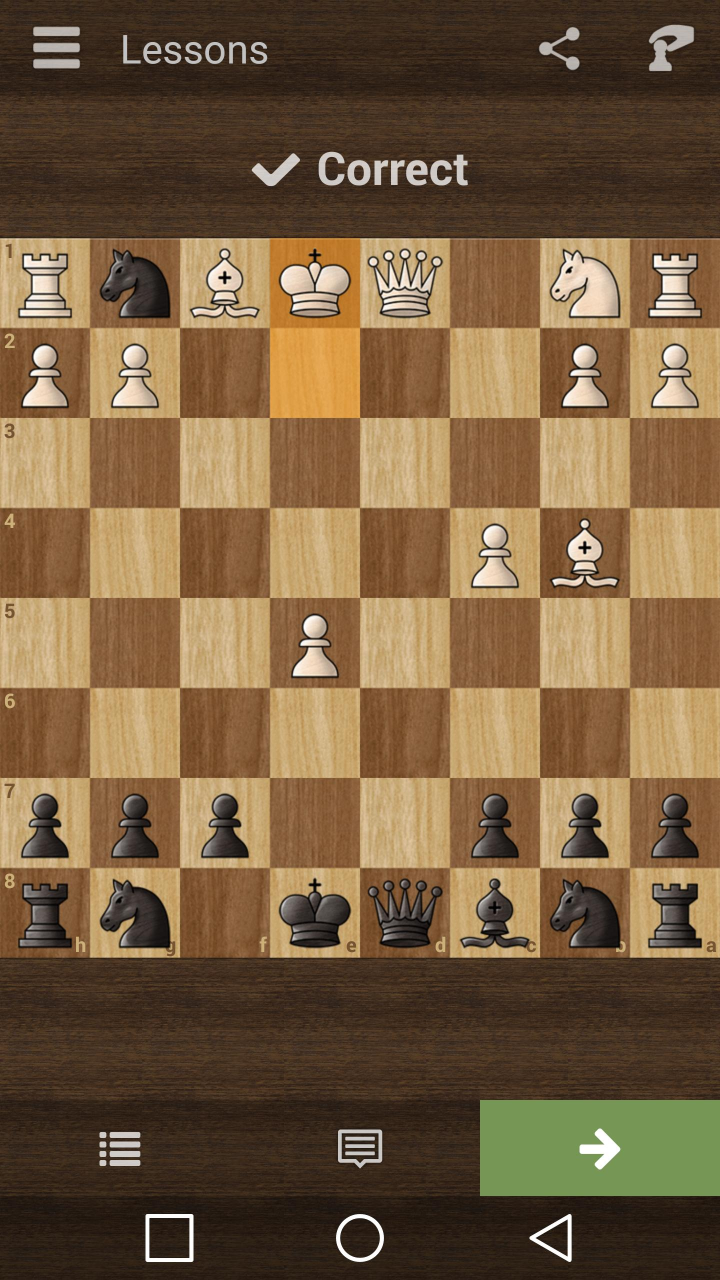
#> input picture images/board2.jpg, 1440 x 2560 px (shown at 1/2 size)
$ python board.py
#> lines starting #> are read from the running program, lines starting #| are printed output that depends on the picture; after the words box and inside, x2 and y2 are one past the last pixel; in counts of white or black regions, pixels touching at a corner belong together
import cv2
import numpy as np
from matplotlib import pyplot as plt

img = cv2.imread('images/board2.jpg',0)
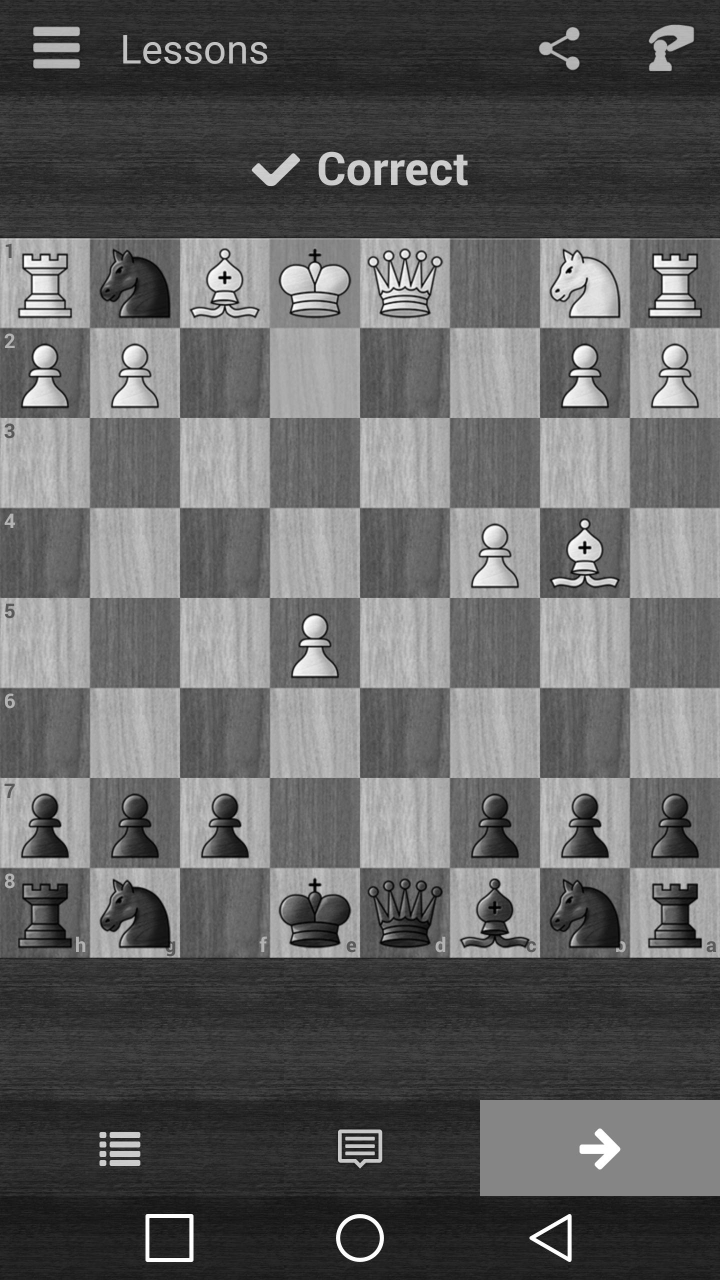
#> img: shape (2560, 1440) (shown at 1/2 size); min 0, max 255, mean 98.5
b_small = cv2.resize(img, (0,0), fx=0.5, fy=0.5)
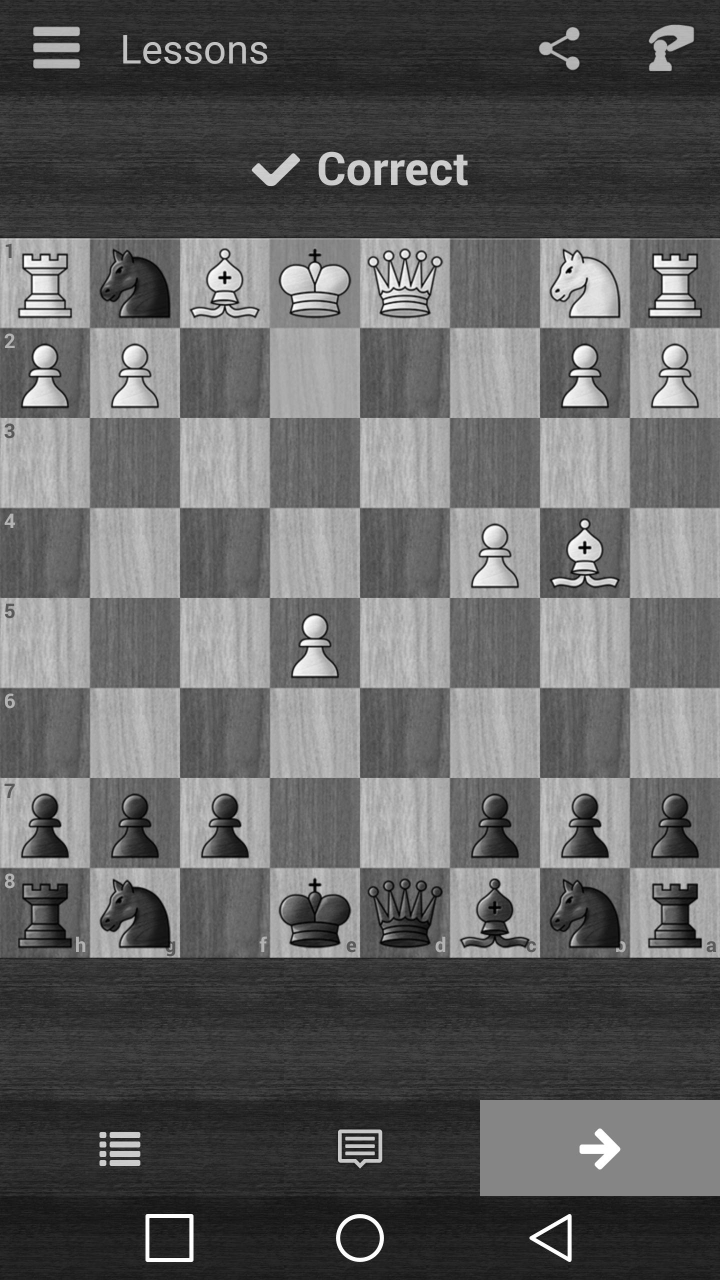
#> b_small: shape (1280, 720); min 0, max 255, mean 98.6
b_blured = cv2.bilateralFilter(b_small,9,75,75)
edges = cv2.Canny(b_small,100,200)
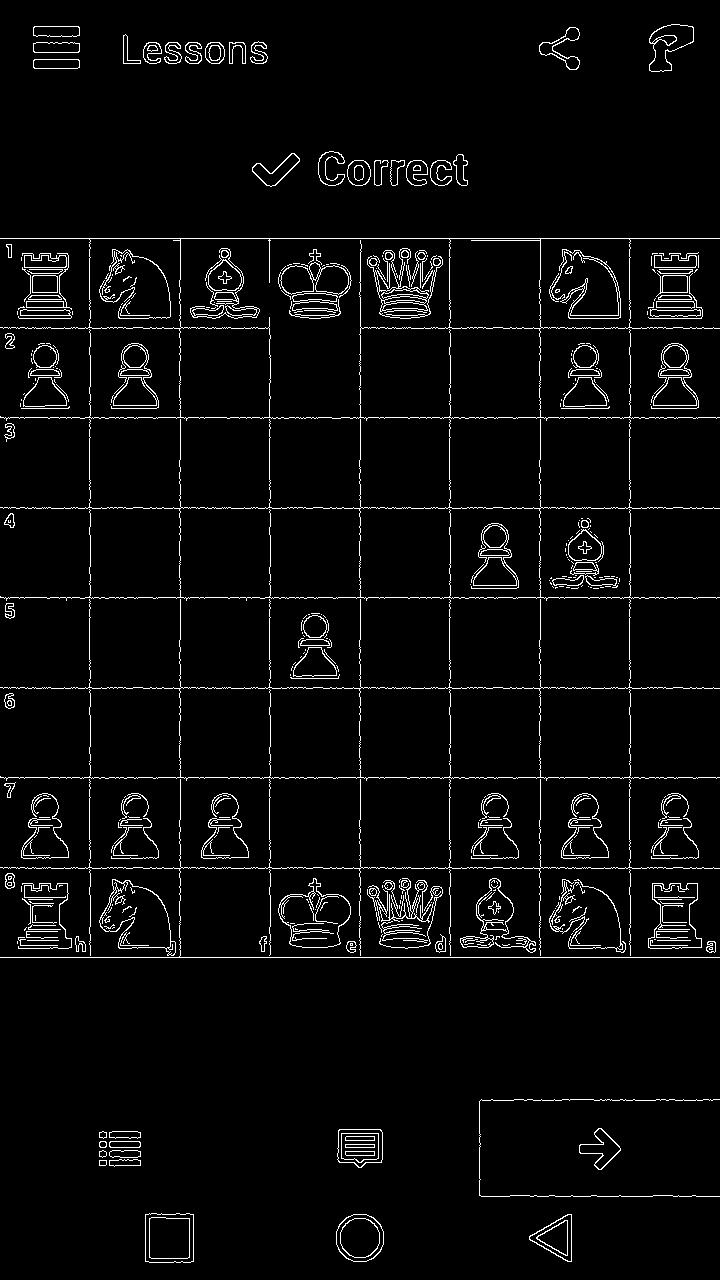
#> edges: shape (1280, 720); 3.7% white in thin lines or dots
edges_blured = cv2.Canny(b_blured,100,200)
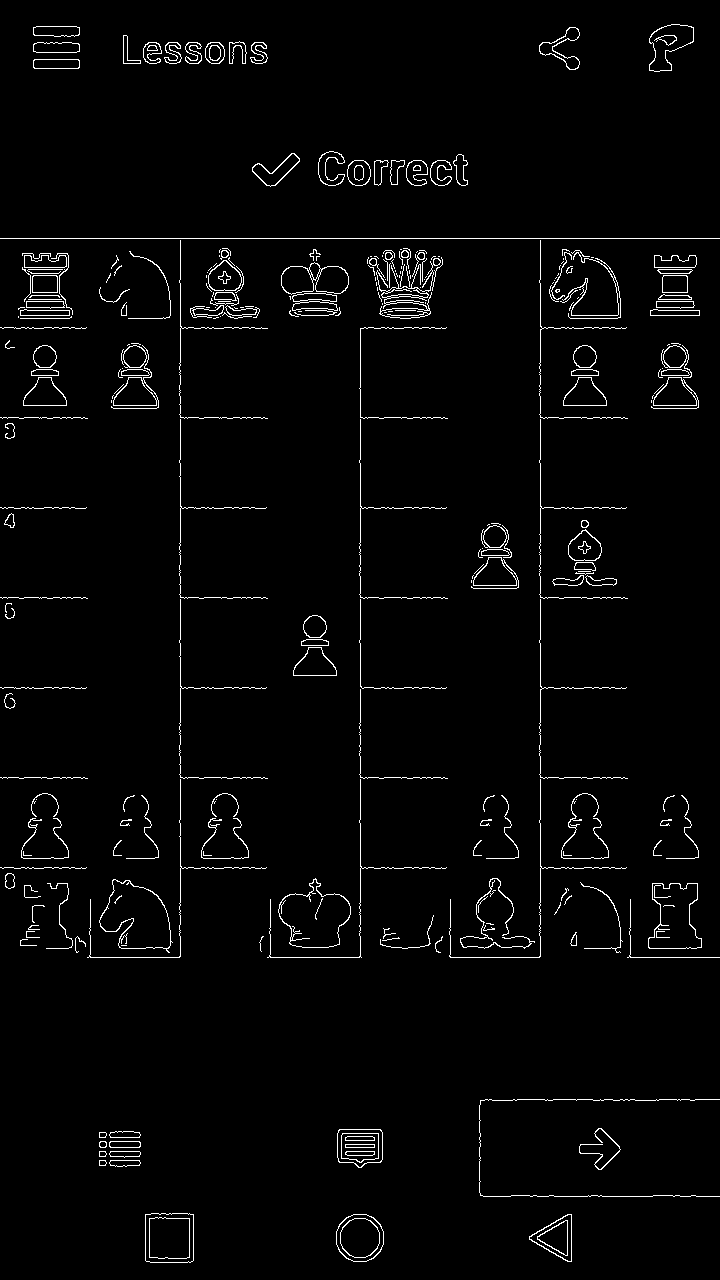
#> edges_blured: shape (1280, 720); 2.4% white in thin lines or dots


plt.subplot(131),plt.imshow(b_small,cmap = 'gray')
plt.title('Original Image'), plt.xticks([]), plt.yticks([])

plt.subplot(132),plt.imshow(edges,cmap = 'gray')
plt.title('Edge Image'), plt.xticks([]), plt.yticks([])

plt.subplot(133),plt.imshow(edges_blured,cmap = 'gray')
plt.title('Edge Blured Image'), plt.xticks([]), plt.yticks([])

plt.show()

$ run again, with images/board1.jpg copied over images/board2.jpg
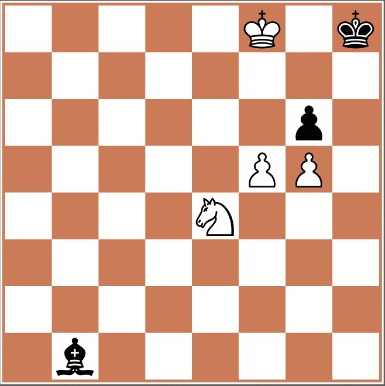
#> input picture images/board1.jpg, 385 x 386 px
#> `edges = cv2.Canny(b_small,100,200)`:
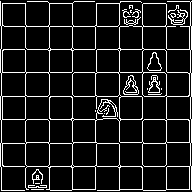
#> edges: shape (193, 192); 11.7% white in thin lines or dots
#> `edges_blured = cv2.Canny(b_blured,100,200)`:
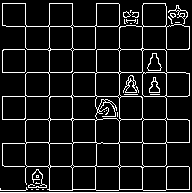
#> edges_blured: shape (193, 192); 10.1% white in thin lines or dots
